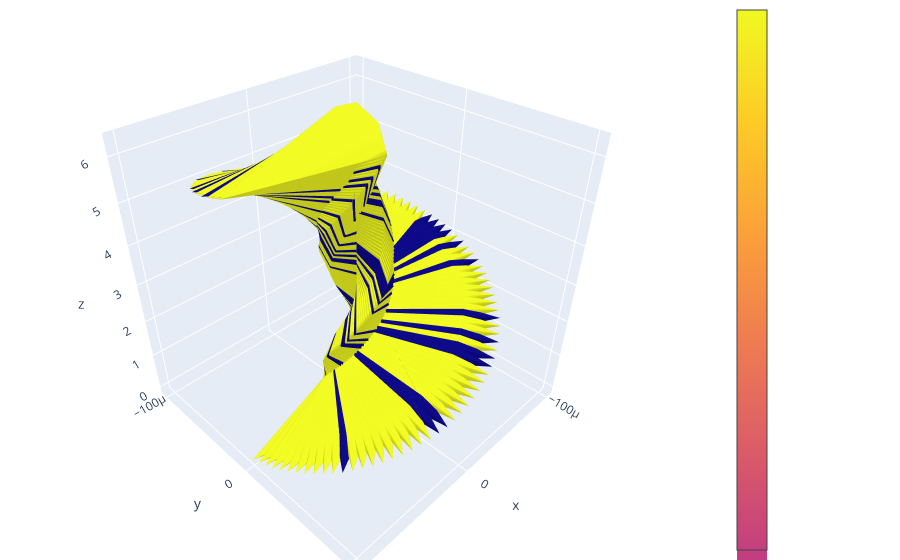

Source (notebook cell):
### Code cell
PlotlyJS.plot(
    cone(
        x=r[1,:],
        y=r[2,:],
        z=r[3,:],
        u=E[1,:],
        v=E[2,:],
        w=E[3,:],
        sizemode="absolute",
        sizeref=.01, 
        anchor="tail",
        # colorscale=colors.Blues_8
    ),
    Layout(
        margin=attr(l=0, r=0, b=0, t=0)
    )
)
